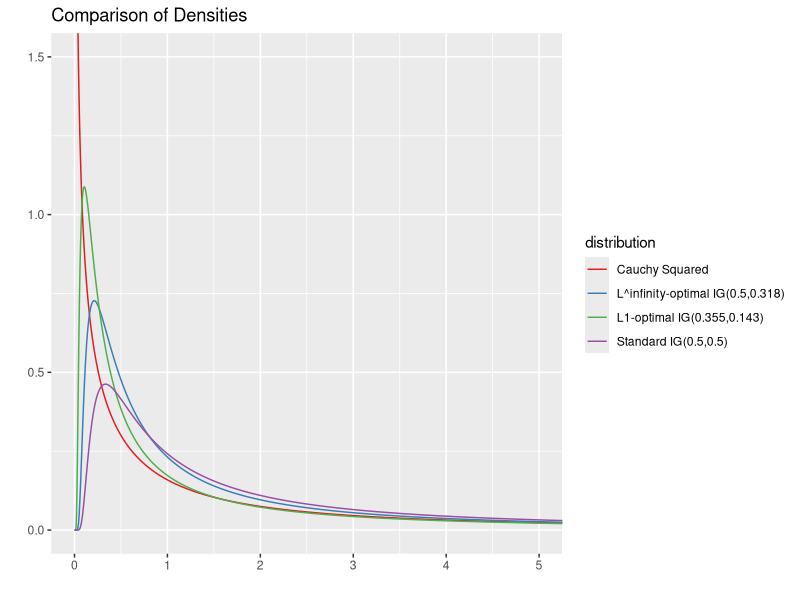
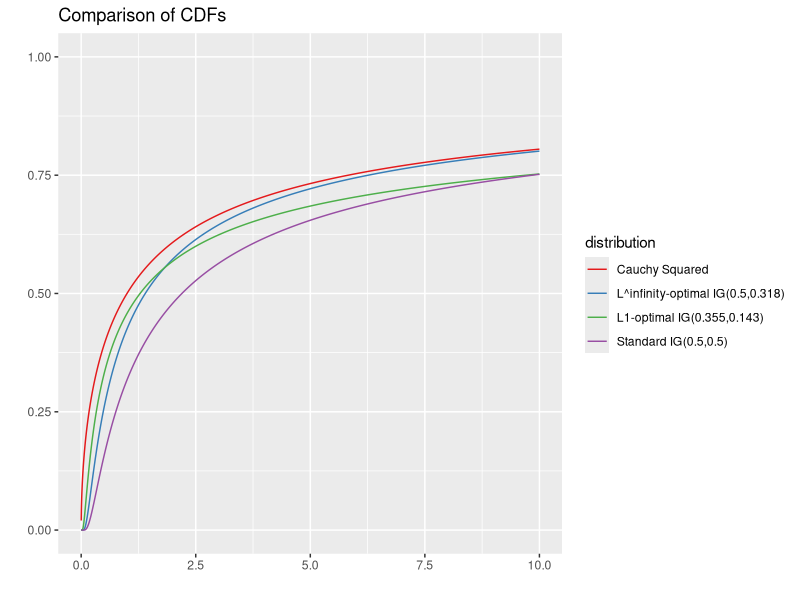

The R source for these figures, in order:
# Density of the Cauchy-squared distribution
dcauchy2 <- function(x) {
  (x > 0) / (pi * sqrt(x) * (1 + x))
}

# Cumulative distribution function of Cauchy-squared distribution
pcauchy2 <- function(x) {
  (x > 0) * 2 * atan(sqrt(x)) / pi
}

# Density of inverse gamma distribution (uses shape/rate parameterization)
dinvgamma <- function(x, alpha, beta) {
  filter <- (x > 0) & (alpha > 0) & (beta > 0)
  filter * ((beta ^ alpha) / gamma(alpha)) * (1 / x)^(alpha + 1) * exp(-beta / x)
}

# Cumulative distribution function of Inverse gamma distribution
pinvgamma <- function(x, alpha, beta) {
  pgamma(1/x, shape=alpha, rate=beta, lower.tail=FALSE)
}

# Kullback-Liebler divergence (version 1, relative to Cauchy-squared)
KL1 <- function(alpha, beta, subdivisions=1000) {
  tryCatch({
    integrate(function(x) {dcauchy2(x) * log(dcauchy2(x) / dinvgamma(x, alpha, beta))}, 0, Inf,
              subdivisions=subdivisions)$value
  }, 
  error = function(e) { Inf }
  )
}

# Kullback-Liebler divergence (version 2, relative to inverse gamma)
KL2 <- function(alpha, beta, subdivisions=1000) {
  tryCatch({
    integrate(function(x) {dinvgamma(x, alpha, beta) * log(dinvgamma(x, alpha, beta) / dcauchy2(x))}, 0, Inf,
              subdivisions=subdivisions)$value
  }, 
  error = function(e) { Inf }
  )
}

# L2 difference between densities
L2diff <- function(alpha, beta, subdivisions=1000) {
  tryCatch({
    integrate(function(x) {(dinvgamma(x, alpha, beta) - dcauchy2(x))^2}, 0, Inf,
              subdivisions=subdivisions)$value
  },
  error = function(e) { Inf }
  )
}

# L1 difference between densities
L1diff <- function(alpha, beta, subdivisions=1000) {
  tryCatch({
    integrate(function(x) {abs(dinvgamma(x, alpha, beta) - dcauchy2(x))}, 0, Inf,
              subdivisions=subdivisions)$value
  },
  error = function(e) { Inf }
  )
}

# Use optim to find optimal alpha and beta based on these four metrics
start = c(0.5,0.5)

# These three are always infinite. Proof?
#optim(start, function(x) {KL1(x[1], x[2])})
#optim(start, function(x) {KL2(x[1], x[2])})
#optim(start, function(x) {L2diff(x[1], x[2])})

l1opt <- optim(start, function(x) {L1diff(x[1], x[2])})$par

###############################################################################



# Finds difference between CDFs in "total variation": sup|f(x) - g(x)|
totalvar <- function(alpha, beta) {
  start <- 1
  res <- optimize(function(x) {abs(pcauchy2(x) - pinvgamma(x, alpha, beta))},
                  interval=c(0,10000), maximum=TRUE)
  res$objective
}

# Use optim to find optimal alpha and beta based on total variation
start = c(0.5, 0.5)

tvopt <- optim(start, function(x) {totalvar(x[1], x[2])})$par


###############################################################################
library(ggplot2)

# Plot all of these densities against each other.
x <- seq(.001, 10, .001)
ycauchy2 <- dcauchy2(x)
yig <- dinvgamma(x, 0.5, 0.5)
yigl1 <- dinvgamma(x, l1opt[1], l1opt[2])
yigtv <- dinvgamma(x, tvopt[1], tvopt[2])

cycauchy2 <- pcauchy2(x)
cyig <- pinvgamma(x, 0.5, 0.5)
cyigl1 <- pinvgamma(x, l1opt[1], l1opt[2])
cyigtv <- pinvgamma(x, tvopt[1], tvopt[2])

l1distname <- paste("L1-optimal IG(",round(l1opt[1],digits=3),",",round(l1opt[2],digits=3),")", sep="")
tvdistname <- paste("L^infinity-optimal IG(",round(tvopt[1],digits=3),",",round(tvopt[2],digits=3),")", sep="")

densities = data.frame(x=rep(x,4), 
                       pdf=c(ycauchy2, yig, yigl1, yigtv),
                       cdf=c(cycauchy2, cyig, cyigl1, cyigtv),
                       distribution=c(rep("Cauchy Squared",length(x)),
                                      rep("Standard IG(0.5,0.5)", length(x)),
                                      rep(l1distname, length(x)),
                                      rep(tvdistname, length(x))),
                       isnew=c(rep(FALSE,2*length(x)), rep(TRUE,2*length(x)))
                       )
pdf("graphics/Closest_IG_to_Cauchysquared.pdf", width=10.5, height=8)

ggplot(densities) +
  scale_colour_brewer(palette = "Set1") +
  geom_line(aes(x=x, y=pdf, color=distribution)) +
  coord_cartesian(xlim=c(0,5), ylim=c(0, 1.5)) +
  labs(title="Comparison of Densities", x="", y="")

ggplot(densities) +
  scale_colour_brewer(palette = "Set1") +
  geom_line(aes(x=x, y=cdf, color=distribution)) +
  coord_cartesian(xlim=c(0,10), ylim=c(0, 1)) +
  labs(title="Comparison of CDFs", x="", y="")

dev.off()